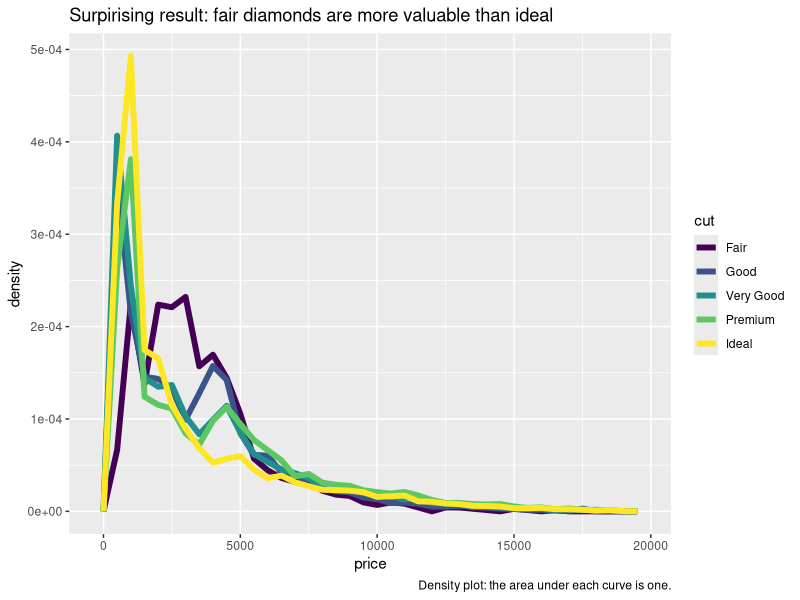
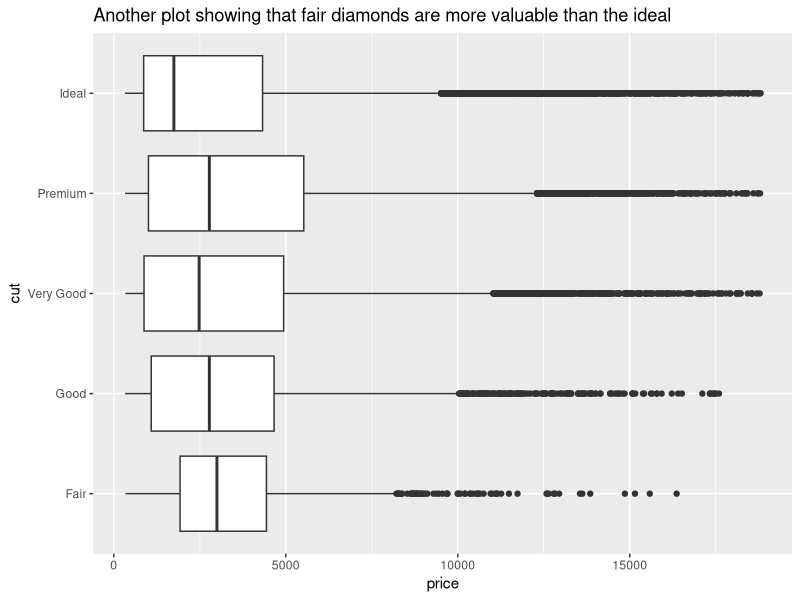

R code for these plots, in order:
## ---- chunk 1
knitr::opts_chunk$set(echo = TRUE)
## ---- chunk 2
library(tidyverse)
## ---- chunk 3
diamonds |>
  group_by(cut) |>
  slice_max(order_by = price, n = 3)
## ---- chunk 4
d <- diamonds |>
  filter(carat < 1.75)

paste("Only", nrow(diamonds) - nrow(d), "rows were removed.")

## ---- chunk 5
d |>
  group_by(cut) |>
  slice_max(order_by = price, n = 3)
## ---- chunk 6
ggplot(d, aes(price, after_stat(density), colour = cut)) +
  geom_freqpoly(binwidth = 500, size = 2) +
  labs(title = "Surpirising result: fair diamonds are more valuable than ideal",
       caption = "Density plot: the area under each curve is one.")
## ---- chunk 7
ggplot(d, mapping = aes(x = price))+
  geom_boxplot(aes(y = cut)) +
  labs(title = "Another plot showing that fair diamonds are more valuable than the ideal")
